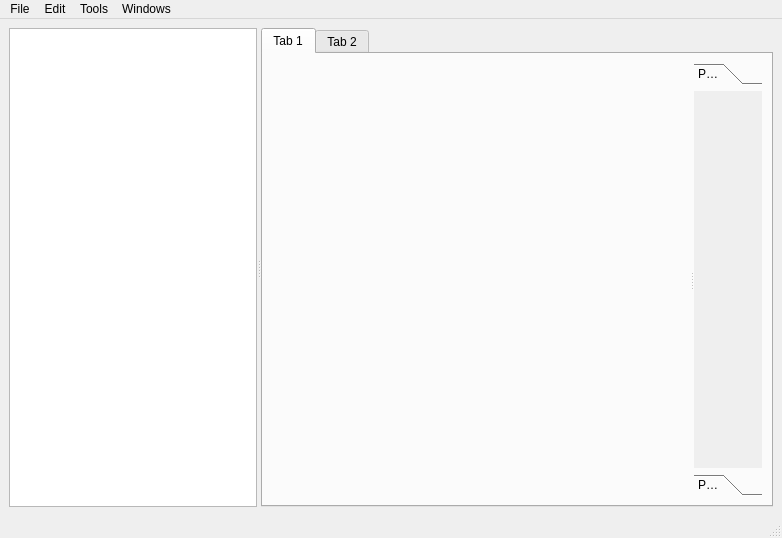
<?xml version="1.0" encoding="UTF-8"?>
<ui version="4.0">
 <class>MainWindow</class>
 <widget class="QMainWindow" name="MainWindow">
  <property name="geometry">
   <rect>
    <x>0</x>
    <y>0</y>
    <width>782</width>
    <height>538</height>
   </rect>
  </property>
  <property name="sizePolicy">
   <sizepolicy hsizetype="Preferred" vsizetype="Preferred">
    <horstretch>1</horstretch>
    <verstretch>1</verstretch>
   </sizepolicy>
  </property>
  <property name="windowTitle">
   <string>MainWindow</string>
  </property>
  <widget class="QWidget" name="centralwidget">
   <property name="sizePolicy">
    <sizepolicy hsizetype="Preferred" vsizetype="Preferred">
     <horstretch>1</horstretch>
     <verstretch>1</verstretch>
    </sizepolicy>
   </property>
   <layout class="QVBoxLayout" name="verticalLayout">
    <item>
     <widget class="QSplitter" name="splitter">
      <property name="sizePolicy">
       <sizepolicy hsizetype="Expanding" vsizetype="Preferred">
        <horstretch>1</horstretch>
        <verstretch>1</verstretch>
       </sizepolicy>
      </property>
      <property name="orientation">
       <enum>Qt::Orientation::Horizontal</enum>
      </property>
      <property name="opaqueResize">
       <bool>true</bool>
      </property>
      <property name="handleWidth">
       <number>4</number>
      </property>
      <property name="childrenCollapsible">
       <bool>true</bool>
      </property>
      <widget class="QTreeView" name="treeView">
       <property name="sizePolicy">
        <sizepolicy hsizetype="Minimum" vsizetype="Minimum">
         <horstretch>0</horstretch>
         <verstretch>0</verstretch>
        </sizepolicy>
       </property>
       <property name="minimumSize">
        <size>
         <width>128</width>
         <height>0</height>
        </size>
       </property>
       <property name="maximumSize">
        <size>
         <width>16777215</width>
         <height>16777215</height>
        </size>
       </property>
       <property name="baseSize">
        <size>
         <width>128</width>
         <height>0</height>
        </size>
       </property>
      </widget>
      <widget class="QTabWidget" name="tabWidget">
       <property name="enabled">
        <bool>true</bool>
       </property>
       <property name="sizePolicy">
        <sizepolicy hsizetype="Expanding" vsizetype="Expanding">
         <horstretch>1</horstretch>
         <verstretch>1</verstretch>
        </sizepolicy>
       </property>
       <property name="minimumSize">
        <size>
         <width>512</width>
         <height>0</height>
        </size>
       </property>
       <property name="baseSize">
        <size>
         <width>128</width>
         <height>0</height>
        </size>
       </property>
       <property name="currentIndex">
        <number>0</number>
       </property>
       <widget class="QWidget" name="tab">
        <attribute name="title">
         <string>Tab 1</string>
        </attribute>
        <layout class="QVBoxLayout" name="verticalLayout_2">
         <item>
          <widget class="QSplitter" name="splitter_2">
           <property name="orientation">
            <enum>Qt::Orientation::Horizontal</enum>
           </property>
           <widget class="QWidget" name="editorPane" native="true">
            <property name="minimumSize">
             <size>
              <width>512</width>
              <height>0</height>
             </size>
            </property>
           </widget>
           <widget class="QToolBox" name="toolBox">
            <property name="currentIndex">
             <number>0</number>
            </property>
            <widget class="QWidget" name="page_7">
             <property name="geometry">
              <rect>
               <x>0</x>
               <y>0</y>
               <width>68</width>
               <height>365</height>
              </rect>
             </property>
             <attribute name="label">
              <string>Page 1</string>
             </attribute>
            </widget>
            <widget class="QWidget" name="page_8">
             <property name="geometry">
              <rect>
               <x>0</x>
               <y>0</y>
               <width>68</width>
               <height>365</height>
              </rect>
             </property>
             <attribute name="label">
              <string>Page 2</string>
             </attribute>
            </widget>
           </widget>
          </widget>
         </item>
        </layout>
       </widget>
       <widget class="QWidget" name="tab_2">
        <attribute name="title">
         <string>Tab 2</string>
        </attribute>
       </widget>
      </widget>
     </widget>
    </item>
   </layout>
  </widget>
  <widget class="QMenuBar" name="menubar">
   <property name="geometry">
    <rect>
     <x>0</x>
     <y>0</y>
     <width>782</width>
     <height>22</height>
    </rect>
   </property>
   <widget class="QMenu" name="menuFile">
    <property name="title">
     <string>File</string>
    </property>
   </widget>
   <widget class="QMenu" name="menuEdit">
    <property name="title">
     <string>Edit</string>
    </property>
   </widget>
   <widget class="QMenu" name="menuTools">
    <property name="title">
     <string>Tools</string>
    </property>
   </widget>
   <widget class="QMenu" name="menuWindows">
    <property name="title">
     <string>Windows</string>
    </property>
   </widget>
   <addaction name="menuFile"/>
   <addaction name="menuEdit"/>
   <addaction name="menuTools"/>
   <addaction name="menuWindows"/>
  </widget>
  <widget class="QStatusBar" name="statusbar"/>
 </widget>
 <resources/>
 <connections/>
</ui>
